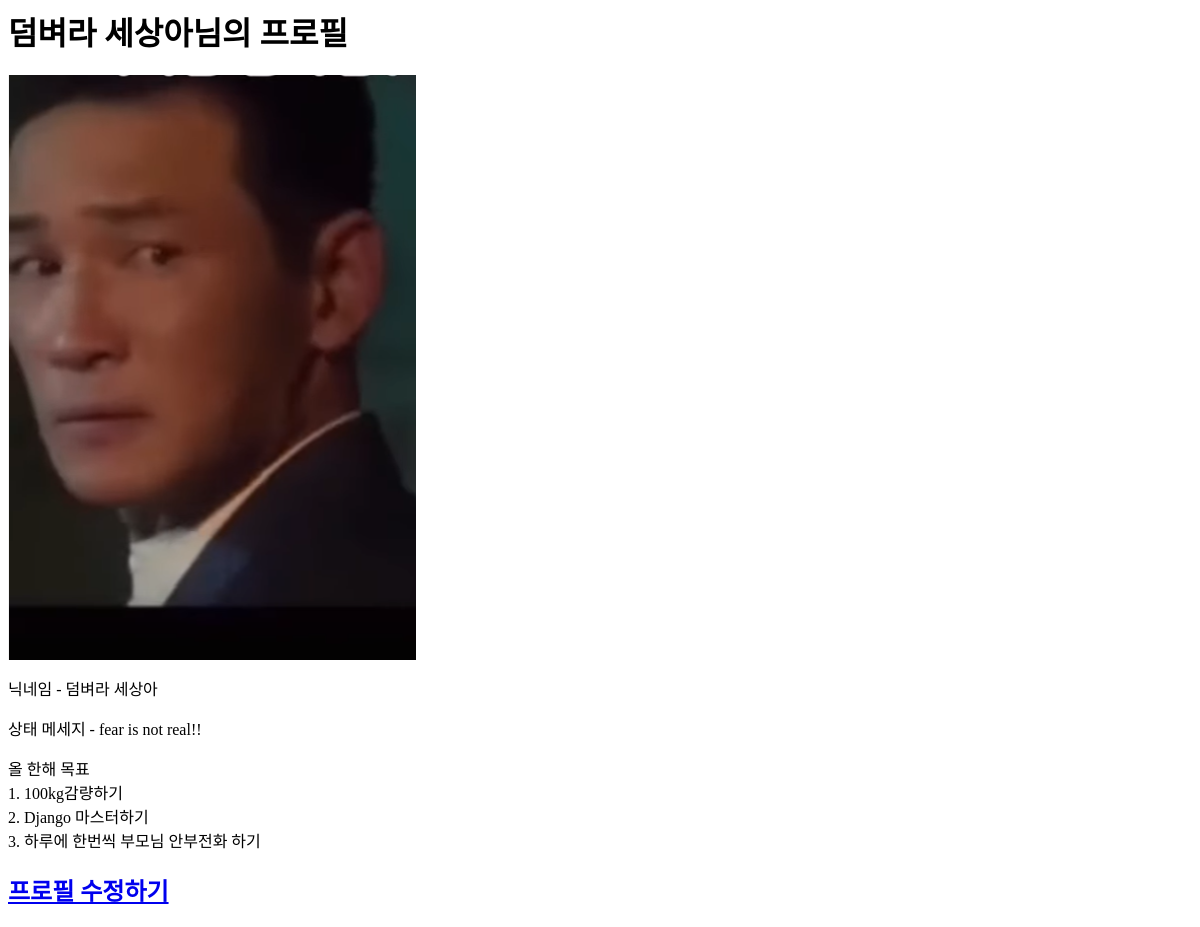
The app's page /profile/1/, older data.
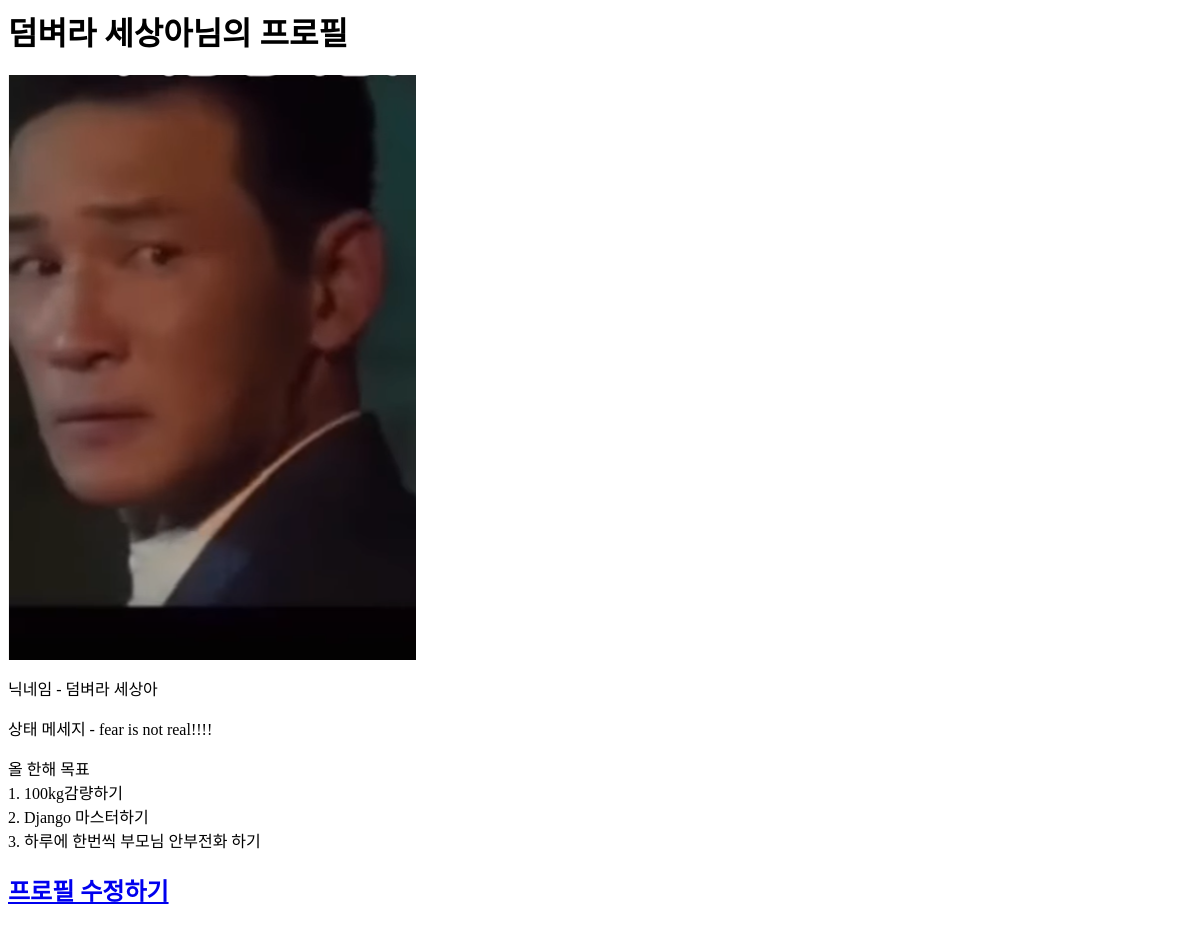
The same page, newer data.
### Gene/models.py (models this page shows, shortened)
class User(AbstractUser):
    nickname = models.CharField(max_length=20, unique=True, null=True,
                                validators=[validate_no_special_characters])
    intro = models.TextField(null=True)
    profile_picture = models.ImageField(upload_to="profile_pics", default="default_profile_pic.jpg")
    goals = models.TextField(null=True)

### Gene/views.py (the view)
# urls.py: path('profile/<int:user_id>/', views.ProfileReadView.as_view(), name='profile'),
class ProfileReadView(DetailView):
    model = User
    template_name = 'Profile/profile_detail.html'
    pk_url_kwarg = "user_id"
    context_object_name = "profile_user"

### Gene/templates/Profile/profile_detail.html
<h1>{{profile_user.nickname}}님의 프로필</h1>
<div class="profile_picture">
    <img src={{profile_user.profile_picture.url}}>
</div>
<div>
    <p>
        닉네임 - {{profile_user.nickname}}
    </p>
</div>
<div class="profile_intro">
    <p class="intro">
        상태 메세지 - {{profile_user.intro}}
    </p>
</div>
<div class="profle_goals">
    <p>
        올 한해 목표<br>
        {{profile_user.goals|linebreaksbr}}
    </p>
</div>
<div>
    <h2><a href={% url 'profile-update' profile_user.id %}>프로필 수정하기</a></h2>
</div>

Row changes from the older to the newer data that the page shows:
changed User "덤벼라 세상아": intro "fear is not real!!" → "fear is not real!!!!"
